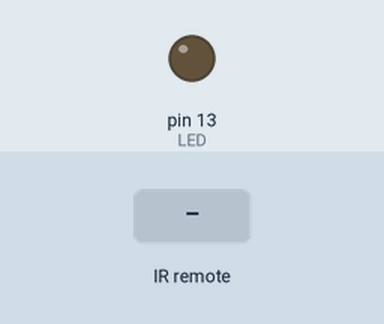
Bench run of a sketch on a simulated Arduino Uno, built with avr-gcc and run on an emulated ATmega328P. Parts: output pins drawn as LEDs (lit = HIGH). Dashed ring = blinking. The inputs (shaded band) are chosen by the test bench.

Above: at 1.2 s.
1.3 s: infrared code 0xA70 received
At 1.55 s:
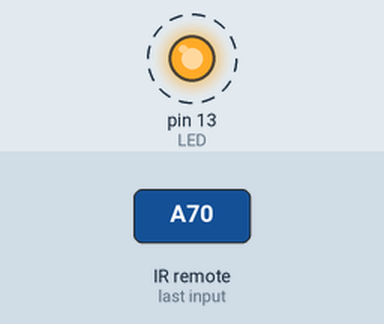
Timing chart, 0 to 10.3 s (numbered marks = the images above; inputs shaded):
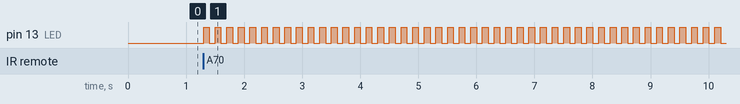

The sketch:

Test_LED.ino
```cpp
/*
 Some Sample code of how to use your IR remote

 * Lets get started:

 The IR sensor's pins are attached to Arduino as so:
 Pin 1 to Vout (pin 11 on Arduino)
 Pin 2 to GND
 Pin 3 to Vcc (+5v from Arduino)

*/

#include <IRremote.h>

int IRpin = 11;  // pin for the IR sensor
int LED = 13;    // LED pin
IRrecv irrecv(IRpin);
decode_results results;

boolean LEDon = true; // initializing LEDon as true

void setup()
{
  Serial.begin(9600);
  irrecv.enableIRIn(); // Start the receiver
  pinMode(LED, OUTPUT);
}

void loop()
{

  if (irrecv.decode(&results))
    {

      irrecv.resume();   // Receive the next value
    }

   if (results.value == 2672)  // this is where you put in your IR remote button #
     {
       if (LEDon == true)   // is LEDon equal to true?
         {
           LEDon = false;
           digitalWrite(LED, HIGH);
           delay(100);      // keeps the transistion smooth

         }

        else
          {
            LEDon = true;
            digitalWrite(LED, LOW);
            delay(100);

          }

     }


}
```

Measured:
- after the input at 1.3 s, pin 13 (LED): alternates HIGH for 0.10 s and LOW for 0.10 s, starting at once
